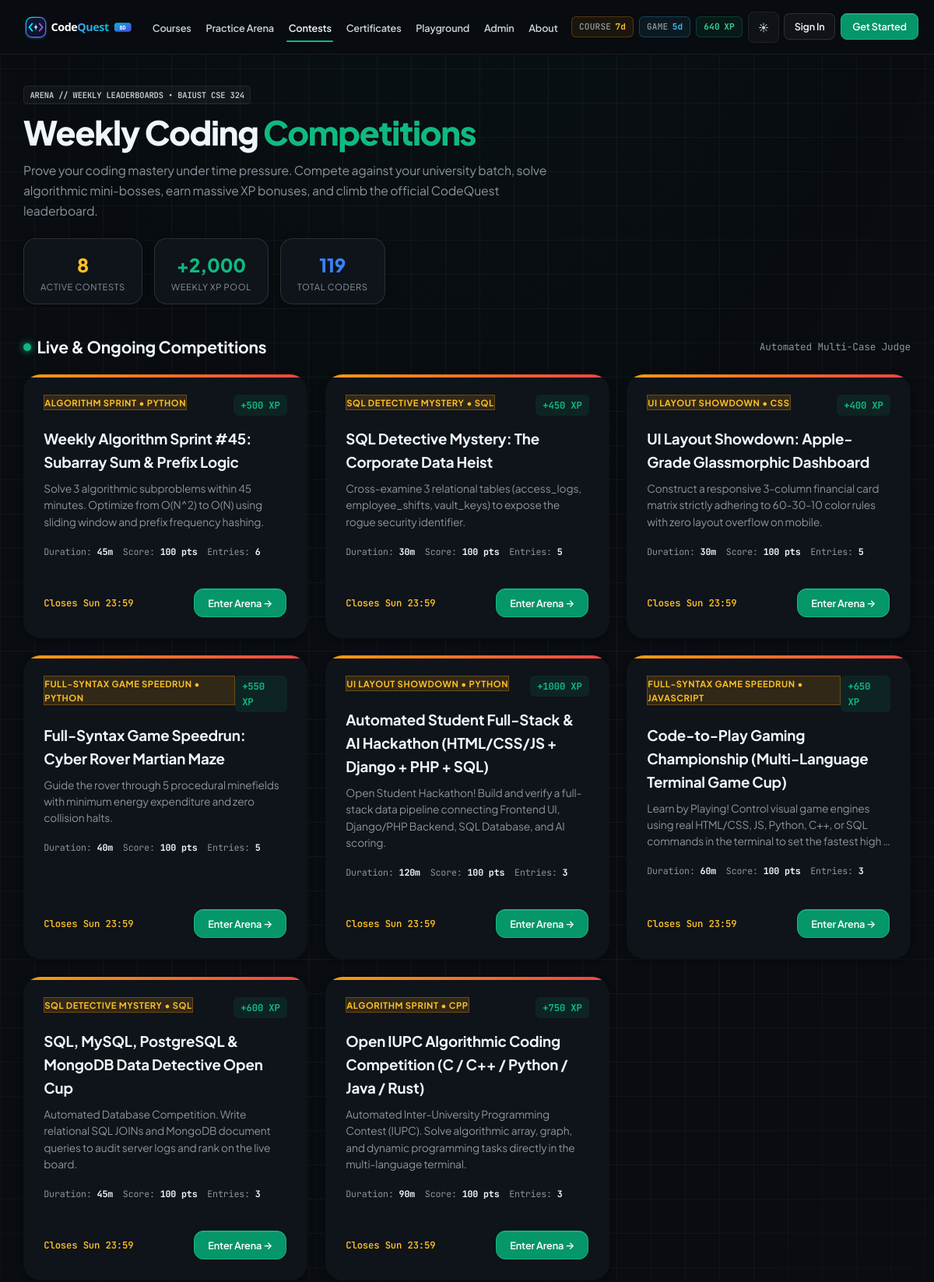
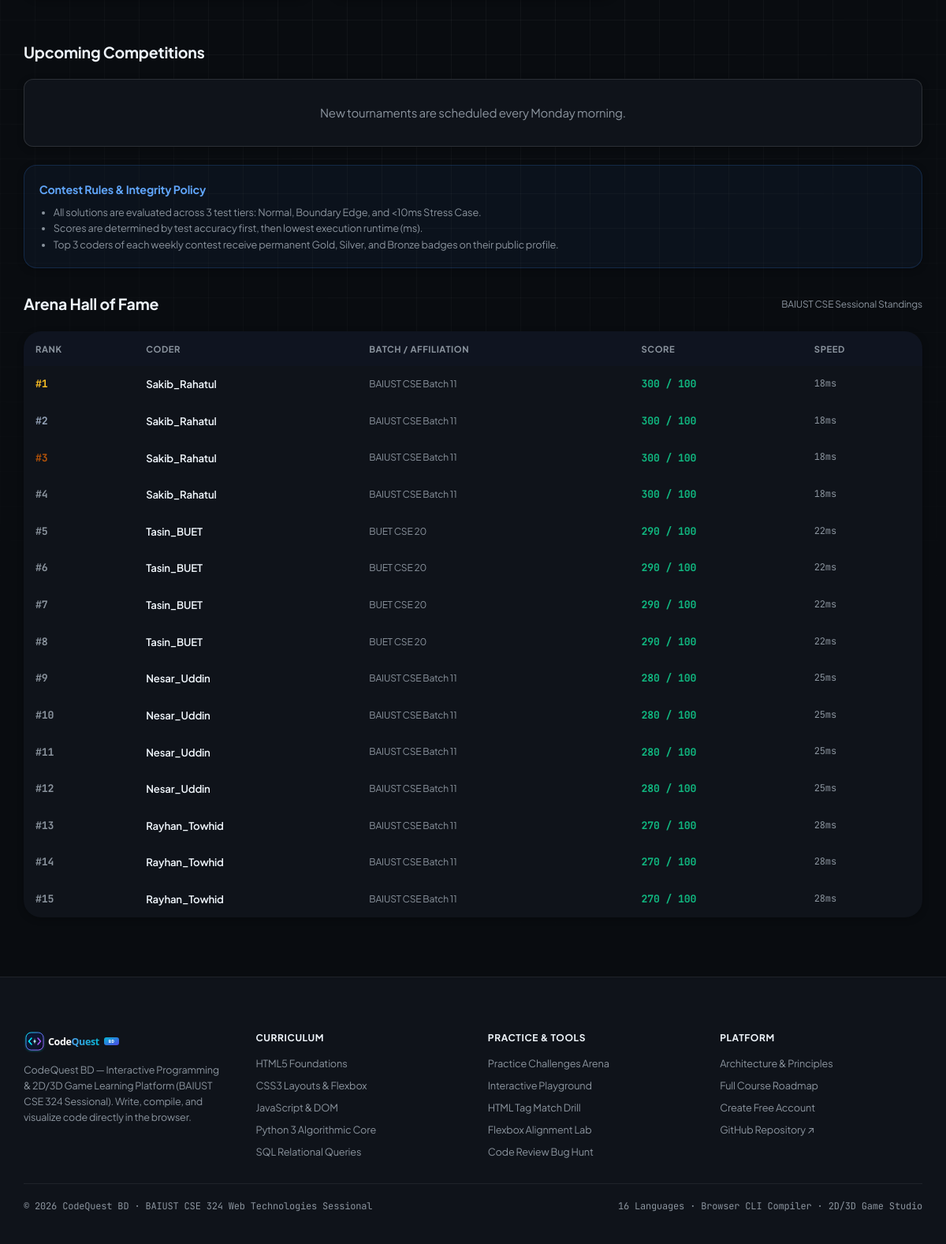
The app's page /contests/ with its own data (2 pictures, top to bottom).
### learn/models.py (models this page shows, shortened)
class Contest(models.Model):
    CATEGORY_CHOICES = [
        ("ALGO_SPRINT", "Algorithm Sprint"),
        ("SQL_MYSTERY", "SQL Detective Mystery"),
        ("UI_SHOWDOWN", "UI Layout Showdown"),
        ("GAME_SPEEDRUN", "Full-Syntax Game Speedrun"),
    ]
    slug = models.SlugField(max_length=100, unique=True)
    title = models.CharField(max_length=160)
    category = models.CharField(max_length=40, choices=CATEGORY_CHOICES, default="ALGO_SPRINT")
    description = models.TextField()
    language_slug = models.CharField(max_length=40, default="python")
    duration_minutes = models.PositiveIntegerField(default=45)
    xp_reward = models.PositiveIntegerField(default=500)
    is_active = models.BooleanField(default=True)
    starts_at = models.DateTimeField(default=timezone.now)
    ends_at = models.DateTimeField()
    starter_code = models.TextField(blank=True, default="")
    solution_code = models.TextField(blank=True, default="")
    test_cases_json = models.JSONField(default=list, blank=True)
    class Meta:
        ordering = ["-is_active", "starts_at"]
    @property
    def difficulty(self):
        return f"{self.get_category_display()} • {self.language_slug.upper()}"

class ContestSubmission(models.Model):
    contest = models.ForeignKey(Contest, on_delete=models.CASCADE, related_name="submissions")
    user = models.ForeignKey(User, on_delete=models.SET_NULL, null=True, blank=True, related_name="contest_submissions")
    username = models.CharField(max_length=150)
    university_batch = models.CharField(max_length=100, default="BAIUST CSE Batch 11")
    score = models.PositiveIntegerField(default=100)
    execution_time_ms = models.PositiveIntegerField(default=15)
    rank = models.PositiveIntegerField(default=1)
    submitted_at = models.DateTimeField(auto_now_add=True)
    class Meta:
        ordering = ["-score", "execution_time_ms", "submitted_at"]

### learn/views.py (the view)
# urls.py: path("contests/", views.contests_view, name="contests_hub"),
def contests_view(request):
    from .automation_engine import ensure_autonomous_platform_state
    try:
        ensure_autonomous_platform_state()
    except Exception:
        pass
    contests = Contest.objects.all()
    active_contests = [c for c in contests if c.is_active]
    upcoming_contests = [c for c in contests if not c.is_active]
    global_leaderboard = ContestSubmission.objects.select_related("contest").order_by("-score", "execution_time_ms")[:15]
    user_submissions = []
    if request.user.is_authenticated:
        user_submissions = ContestSubmission.objects.filter(user=request.user)
    return render(
        request,
        "learn/contests.html",
        {
            "active_contests": active_contests,
            "upcoming_contests": upcoming_contests,
            "leaderboard": global_leaderboard,
            "user_submissions": user_submissions,
        }
    )

### learn/context_processors.py (called while the page is built, shortened)
def global_stats(request):
    ensure_autonomous_platform_state()
    xp = 640
    course_streak = 7
    game_streak = 5
    completed_ids = []
    return {
        "ADMIN_URL": getattr(settings, "ADMIN_URL", "hidden-core-cms"),
        "user_xp": xp,
        "user_streak": course_streak,
        "course_streak": course_streak,
        "game_streak": game_streak,
        "completed_lesson_ids": completed_ids,
        "nav_languages": Language.objects.filter(is_active=True).prefetch_related("courses")[:16],
        "daily_auto_tasks": get_daily_auto_tasks(),
    }

### templates/learn/contests.html (shortened to what this page needs)
{% extends "base.html" %}
{% block content %}
<div class="shell shell-wide" style="padding-top: 2.5rem; padding-bottom: 5rem;">
  <div style="margin-bottom: 2.5rem; display: flex; flex-wrap: wrap; justify-content: space-between; align-items: flex-end; gap: 1.5rem;">
    <div>
      <div class="dev-tag" style="margin-bottom: 0.75rem;">
        ARENA // WEEKLY LEADERBOARDS &bull; BAIUST CSE 324
      </div>
      <h1 style="font-size: clamp(2.1rem, 3.8vw, 2.85rem); font-weight: 800; color: var(--text-primary); letter-spacing: -0.03em; line-height: 1.15; margin: 0 0 0.75rem 0;">
        Weekly Coding <span style="color: var(--accent);">Competitions</span>
      </h1>
      <p style="font-size: 1.05rem; color: var(--text-muted); max-width: 680px; line-height: 1.65; margin: 0;">
        Prove your coding mastery under time pressure. Compete against your university batch, solve algorithmic mini-bosses, earn massive XP bonuses, and climb the official CodeQuest leaderboard.
      </p>
    </div>
    <div style="display: flex; gap: 1rem; flex-wrap: wrap;">
      <div class="cq-card" style="padding: 0.9rem 1.4rem; border-radius: var(--radius-lg); text-align: center; min-width: 130px;">
        <div style="font-size: 1.6rem; font-weight: 800; color: #fbbf24;">{{ active_contests|length }}</div>
        <div style="font-size: 0.75rem; text-transform: uppercase; letter-spacing: 0.05em; color: var(--text-muted);">Active Contests</div>
      </div>
      <div class="cq-card" style="padding: 0.9rem 1.4rem; border-radius: var(--radius-lg); text-align: center; min-width: 130px;">
        <div style="font-size: 1.6rem; font-weight: 800; color: #10b981;">+2,000</div>
        <div style="font-size: 0.75rem; text-transform: uppercase; letter-spacing: 0.05em; color: var(--text-muted);">Weekly XP Pool</div>
      </div>
      <div class="cq-card" style="padding: 0.9rem 1.4rem; border-radius: var(--radius-lg); text-align: center; min-width: 130px;">
        <div style="font-size: 1.6rem; font-weight: 800; color: #3b82f6;">119</div>
        <div style="font-size: 0.75rem; text-transform: uppercase; letter-spacing: 0.05em; color: var(--text-muted);">Total Coders</div>
      </div>
    </div>
  </div>
  <div style="margin-bottom: 3.5rem;">
    <div style="display: flex; align-items: center; justify-content: space-between; margin-bottom: 1.25rem;">
      <h2 style="font-size: 1.4rem; font-weight: 700; color: var(--text-primary); margin: 0; display: flex; align-items: center; gap: 0.5rem;">
        <span style="display: inline-block; width: 10px; height: 10px; border-radius: 50%; background: #10b981; box-shadow: 0 0 10px #10b981;"></span>
        Live &amp; Ongoing Competitions
      </h2>
      <span style="font-size: 0.85rem; color: var(--text-muted); font-family: var(--font-mono);">Automated Multi-Case Judge</span>
    </div>
    <div style="display: grid; grid-template-columns: repeat(auto-fill, minmax(360px, 1fr)); gap: 1.5rem;">
      {% for contest in active_contests %}
      <div class="cq-card" style="display: flex; flex-direction: column; justify-content: space-between; border-radius: var(--radius-xl); padding: 1.75rem; border: 1px solid var(--border-color); position: relative; overflow: hidden; transition: transform 0.2s ease, box-shadow 0.2s ease;">
        <div style="position: absolute; top: 0; left: 0; right: 0; height: 4px; background: linear-gradient(90deg, #f59e0b, #ef4444);"></div>
        <div>
          <div style="display: flex; justify-content: space-between; align-items: flex-start; margin-bottom: 1rem;">
            <span class="badge" style="background: rgba(245, 158, 11, 0.15); color: #fbbf24; border: 1px solid rgba(245, 158, 11, 0.3); font-weight: 700; text-transform: uppercase; font-size: 0.75rem; letter-spacing: 0.05em;">
              {{ contest.difficulty }}
            </span>
            <span style="font-size: 0.82rem; font-family: var(--font-mono); color: #10b981; font-weight: 700; background: rgba(16, 185, 129, 0.1); padding: 0.25rem 0.6rem; border-radius: 6px;">
              +{{ contest.xp_reward }} XP
            </span>
          </div>
          <h3 style="font-size: 1.25rem; font-weight: 700; color: var(--text-primary); margin: 0 0 0.5rem 0;">
            <a href="{% url 'contest_detail' contest.slug %}" style="color: inherit; text-decoration: none;">
              {{ contest.title }}
            </a>
          </h3>
          <p style="font-size: 0.92rem; color: var(--text-muted); line-height: 1.55; margin-bottom: 1.25rem;">
            {{ contest.description|truncatewords:24 }}
          </p>
          <div style="display: flex; gap: 0.85rem; flex-wrap: wrap; margin-bottom: 1.25rem; font-family: var(--font-mono);">
            <div style="font-size: 0.78rem; color: var(--text-muted);">
              Duration: <strong style="color: var(--text-primary);">{{ contest.duration_minutes }}m</strong>
            </div>
            <div style="font-size: 0.78rem; color: var(--text-muted);">
              Score: <strong style="color: var(--text-primary);">100 pts</strong>
            </div>
            <div style="font-size: 0.78rem; color: var(--text-muted);">
              Entries: <strong style="color: var(--text-primary);">{{ contest.submissions.count }}</strong>
            </div>
          </div>
        </div>
        <div style="border-top: 1px solid var(--border-color); padding-top: 1.25rem; display: flex; justify-content: space-between; align-items: center;">
          <div style="font-size: 0.82rem; color: #fbbf24; font-family: var(--font-mono); font-weight: 600;">
            Closes Sun 23:59
          </div>
          <a href="{% url 'contest_detail' contest.slug %}" class="btn btn-primary" style="padding: 0.5rem 1.15rem; font-size: 0.85rem; border-radius: var(--radius-md);">
            Enter Arena &rarr;
          </a>
        </div>
      </div>
      {% empty %}
      <div class="cq-card" style="padding: 3rem; text-align: center; grid-column: 1 / -1;">
        <p style="color: var(--text-muted); margin: 0;">No active contests at this moment. Check back for the upcoming weekend tournament!</p>
      </div>
      {% endfor %}
    </div>
  </div>
  <div style="display: grid; grid-template-columns: 1fr; lg:grid-template-columns: 1fr 1fr; gap: 2rem;">
    <div>
      <h2 style="font-size: 1.3rem; font-weight: 700; color: var(--text-primary); margin: 0 0 1.25rem 0; display: flex; align-items: center; gap: 0.5rem;">
        Upcoming Competitions
      </h2>
      <div style="display: flex; flex-direction: column; gap: 1rem;">
        {% for contest in upcoming_contests %}
        <div class="cq-card" style="padding: 1.25rem 1.5rem; border-radius: var(--radius-lg); border: 1px solid var(--border-color); display: flex; justify-content: space-between; align-items: center;">
          <div>
            <div style="font-size: 0.75rem; text-transform: uppercase; font-weight: 700; color: var(--accent); margin-bottom: 0.25rem;">
              {{ contest.starts_at|date:"M d, Y &bull; H:i" }}
            </div>
            <div style="font-weight: 700; color: var(--text-primary); font-size: 1.05rem;">{{ contest.title }}</div>
            <div style="font-size: 0.82rem; color: var(--text-muted); margin-top: 0.25rem;">
              {{ contest.duration_minutes }} Mins &bull; {{ contest.difficulty }} &bull; +{{ contest.xp_reward }} XP
            </div>
          </div>
          <div>
            <span class="badge" style="background: rgba(148, 163, 184, 0.1); color: var(--text-muted); border: 1px solid var(--border-color);">
              Scheduled
            </span>
          </div>
        </div>
        {% empty %}
        <div class="cq-card" style="padding: 2rem; text-align: center;">
          <p style="color: var(--text-muted); margin: 0;">New tournaments are scheduled every Monday morning.</p>
        </div>
        {% endfor %}
      </div>
      <div class="cq-card" style="margin-top: 1.5rem; padding: 1.25rem; border-radius: var(--radius-lg); background: rgba(59, 130, 246, 0.05); border: 1px solid rgba(59, 130, 246, 0.2);">
        <h4 style="font-size: 0.95rem; font-weight: 700; color: #60a5fa; margin: 0 0 0.5rem 0;">Contest Rules &amp; Integrity Policy</h4>
        <ul style="font-size: 0.85rem; color: var(--text-muted); line-height: 1.6; margin: 0; padding-left: 1.2rem;">
          <li>All solutions are evaluated across 3 test tiers: Normal, Boundary Edge, and <10ms Stress Case.</li>
          <li>Scores are determined by test accuracy first, then lowest execution runtime (ms).</li>
          <li>Top 3 coders of each weekly contest receive permanent Gold, Silver, and Bronze badges on their public profile.</li>
        </ul>
      </div>
    </div>
    <div>
      <div style="display: flex; justify-content: space-between; align-items: center; margin-bottom: 1.25rem;">
        <h2 style="font-size: 1.3rem; font-weight: 700; color: var(--text-primary); margin: 0; display: flex; align-items: center; gap: 0.5rem;">
          Arena Hall of Fame
        </h2>
        <span style="font-size: 0.8rem; color: var(--text-muted);">BAIUST CSE Sessional Standings</span>
      </div>
      <div class="cq-card" style="border-radius: var(--radius-xl); overflow: hidden; border: 1px solid var(--border-color); padding: 0;">
        <div style="overflow-x: auto;">
          <table style="width: 100%; border-collapse: collapse; text-align: left; font-size: 0.88rem;">
            <thead>
              <tr style="background: rgba(15, 23, 42, 0.4); border-bottom: 1px solid var(--border-color); color: var(--text-muted); font-size: 0.75rem; text-transform: uppercase; letter-spacing: 0.05em;">
                <th style="padding: 0.85rem 1rem;">Rank</th>
                <th style="padding: 0.85rem 1rem;">Coder</th>
                <th style="padding: 0.85rem 1rem;">Batch / Affiliation</th>
                <th style="padding: 0.85rem 1rem;">Score</th>
                <th style="padding: 0.85rem 1rem;">Speed</th>
              </tr>
            </thead>
            <tbody>
              {% for sub in leaderboard %}
              <tr style="border-bottom: 1px solid var(--border-color); transition: background 0.15s ease;">
                <td style="padding: 0.85rem 1rem; font-weight: 700; font-family: var(--font-mono);">
                  {% if forloop.counter == 1 %}
                    <span style="color: #fbbf24; font-family: var(--font-mono); font-weight: 700;">#1</span>
                  {% elif forloop.counter == 2 %}
                    <span style="color: #94a3b8; font-family: var(--font-mono); font-weight: 700;">#2</span>
                  {% elif forloop.counter == 3 %}
                    <span style="color: #b45309; font-family: var(--font-mono); font-weight: 700;">#3</span>
                  {% else %}
                    <span style="color: var(--text-muted);">#{{ forloop.counter }}</span>
                  {% endif %}
                </td>
                <td style="padding: 0.85rem 1rem; font-weight: 600; color: var(--text-primary);">
                  {{ sub.username }}
                </td>
                <td style="padding: 0.85rem 1rem; color: var(--text-muted); font-size: 0.8rem;">
                  {{ sub.university_batch|default:"BAIUST CSE" }}
                </td>
                <td style="padding: 0.85rem 1rem; font-weight: 700; color: #10b981; font-family: var(--font-mono);">
                  {{ sub.score }} / 100
                </td>
                <td style="padding: 0.85rem 1rem; color: var(--text-muted); font-family: var(--font-mono); font-size: 0.8rem;">
                  {{ sub.execution_time_ms }}ms
                </td>
              </tr>
              {% empty %}
              <tr>
                <td colspan="5" style="padding: 2rem; text-align: center; color: var(--text-muted);">
                  No contest submissions recorded yet. Be the first to enter and claim Rank #1!
                </td>
              </tr>
              {% endfor %}
            </tbody>
          </table>
        </div>
      </div>
    </div>
  </div>
</div>
{% endblock %}

### records on screen
Contest: difficulty "ALGORITHM SPRINT • PYTHON", xp_reward "500", title "Weekly Algorithm Sprint #45: Subarray Sum & Prefix Logic", description "Solve 3 algorithmic subproblems within 45 minutes. Optimize from O(N^2) to O(N) using sliding window and prefix frequency hashing.", duration_minutes "45", submissions.count "6"
Contest: difficulty "SQL DETECTIVE MYSTERY • SQL", xp_reward "450", title "SQL Detective Mystery: The Corporate Data Heist", description "Cross-examine 3 relational tables (access_logs, employee_shifts, vault_keys) to expose the rogue security identifier.", duration_minutes "30", submissions.count "5"
Contest: difficulty "UI LAYOUT SHOWDOWN • CSS", xp_reward "400", title "UI Layout Showdown: Apple-Grade Glassmorphic Dashboard", description "Construct a responsive 3-column financial card matrix strictly adhering to 60-30-10 color rules with zero layout overflow on mobile.", duration_minutes "30", submissions.count "5"
Contest: difficulty "FULL-SYNTAX GAME SPEEDRUN • PYTHON", xp_reward "550", title "Full-Syntax Game Speedrun: Cyber Rover Martian Maze", description "Guide the rover through 5 procedural minefields with minimum energy expenditure and zero collision halts.", duration_minutes "40", submissions.count "5"
Contest: difficulty "UI LAYOUT SHOWDOWN • PYTHON", xp_reward "1000", title "Automated Student Full-Stack & AI Hackathon (HTML/CSS/JS + Django + PHP + SQL)", description "Open Student Hackathon! Build and verify a full-stack data pipeline connecting Frontend UI, Django/PHP Backend, SQL Database, and AI scoring.", duration_minutes "120", submissions.count "3"
Contest: difficulty "FULL-SYNTAX GAME SPEEDRUN • JAVASCRIPT", xp_reward "650", title "Code-to-Play Gaming Championship (Multi-Language Terminal Game Cup)", description "Learn by Playing! Control visual game engines using real HTML/CSS, JS, Python, C++, or SQL commands in the terminal to set the fastest high …", duration_minutes "60", submissions.count "3"
Contest: difficulty "SQL DETECTIVE MYSTERY • SQL", xp_reward "600", title "SQL, MySQL, PostgreSQL & MongoDB Data Detective Open Cup", description "Automated Database Competition. Write relational SQL JOINs and MongoDB document queries to audit server logs and rank on the live board.", duration_minutes "45", submissions.count "3"
Contest: difficulty "ALGORITHM SPRINT • CPP", xp_reward "750", title "Open IUPC Algorithmic Coding Competition (C / C++ / Python / Java / Rust)", description "Automated Inter-University Programming Contest (IUPC). Solve algorithmic array, graph, and dynamic programming tasks directly in the multi-language terminal.", duration_minutes "90", submissions.count "3"
ContestSubmission: shows "#1", username "Sakib_Rahatul", university_batch "BAIUST CSE Batch 11", score "300", execution_time_ms "18"
ContestSubmission: shows "#2", username "Sakib_Rahatul", university_batch "BAIUST CSE Batch 11", score "300", execution_time_ms "18"
ContestSubmission: shows "#3", username "Sakib_Rahatul", university_batch "BAIUST CSE Batch 11", score "300", execution_time_ms "18"
ContestSubmission: username "Sakib_Rahatul", university_batch "BAIUST CSE Batch 11", score "300", execution_time_ms "18"
ContestSubmission: username "Tasin_BUET", university_batch "BUET CSE 20", score "290", execution_time_ms "22"
ContestSubmission: username "Tasin_BUET", university_batch "BUET CSE 20", score "290", execution_time_ms "22"
ContestSubmission: username "Tasin_BUET", university_batch "BUET CSE 20", score "290", execution_time_ms "22"
ContestSubmission: username "Tasin_BUET", university_batch "BUET CSE 20", score "290", execution_time_ms "22"
ContestSubmission: username "Nesar_Uddin", university_batch "BAIUST CSE Batch 11", score "280", execution_time_ms "25"
ContestSubmission: username "Nesar_Uddin", university_batch "BAIUST CSE Batch 11", score "280", execution_time_ms "25"
ContestSubmission: username "Nesar_Uddin", university_batch "BAIUST CSE Batch 11", score "280", execution_time_ms "25"
ContestSubmission: username "Nesar_Uddin", university_batch "BAIUST CSE Batch 11", score "280", execution_time_ms "25"
ContestSubmission: username "Rayhan_Towhid", university_batch "BAIUST CSE Batch 11", score "270", execution_time_ms "28"
ContestSubmission: username "Rayhan_Towhid", university_batch "BAIUST CSE Batch 11", score "270", execution_time_ms "28"
ContestSubmission: username "Rayhan_Towhid", university_batch "BAIUST CSE Batch 11", score "270", execution_time_ms "28"

### other values on screen
{{ course_streak|default:user_streak }} "7"
{{ game_streak|default:5 }} "5"
{{ user_xp }} "640"
{{ active_contests|length }} "8"
